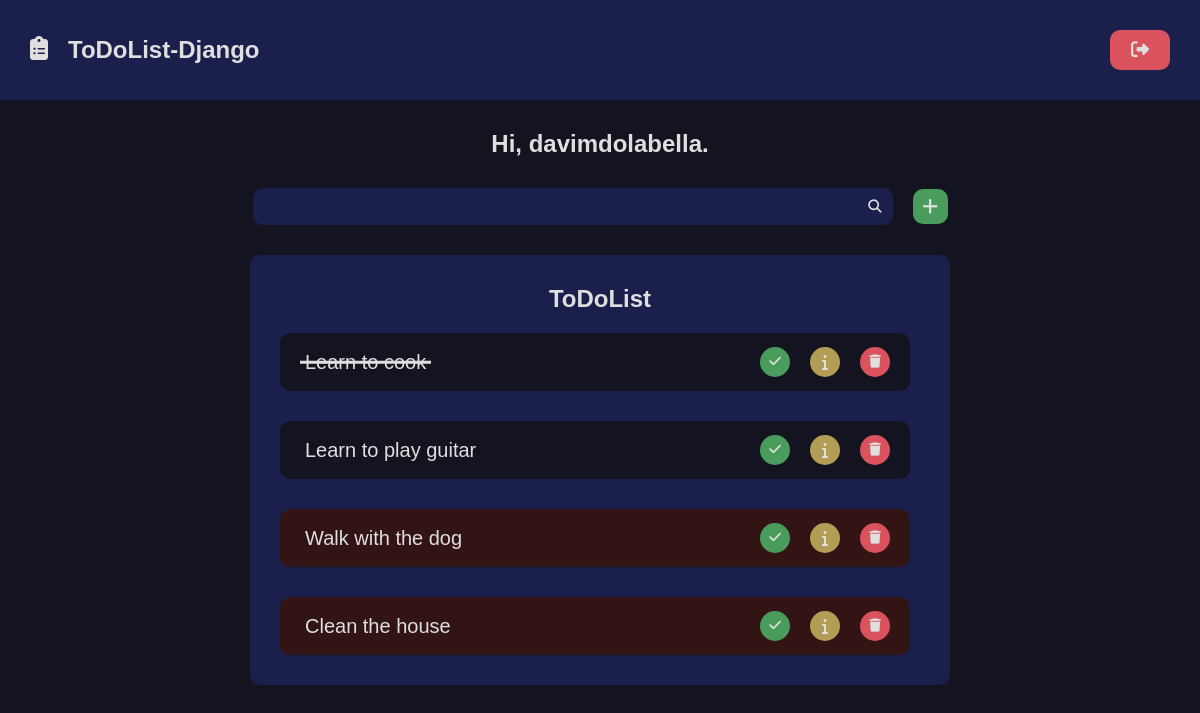
Page / (signed in) on the earlier database version.
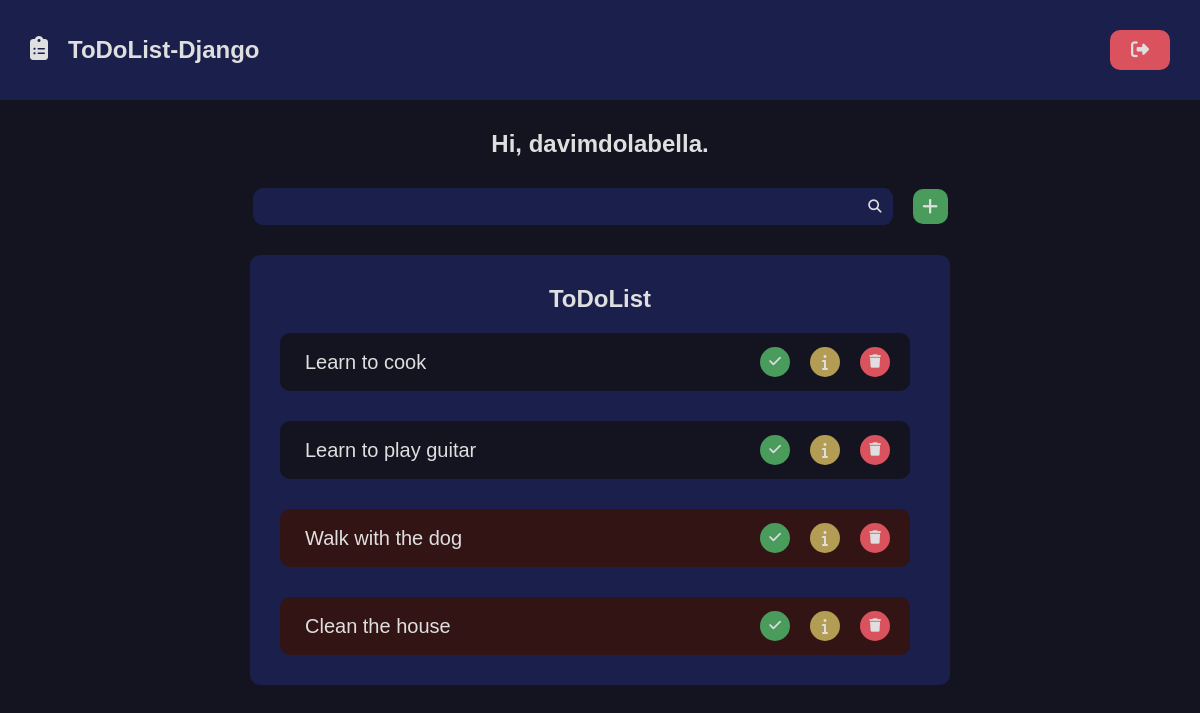
Same page on the later database version.
### todolist/views.py (the view)
# urls.py: path('', views.home, name='home'),
@login_required(login_url='users:login', redirect_field_name='next')
def home(request):
    tasks = Task.objects.filter(
            author=request.user
        ).order_by('-id')
    return render(request, 'todolist/pages/home.html', {
        'tasks':tasks,
    })

### todolist/models.py (called while the page is built)
    @property
    def is_past_deadline(self):
        return datetime.date.today() > self.deadline

### todolist/templates/todolist/pages/home.html
{% extends "global/base.html" %}
{% block content %}
    <div class="main container">
        {% if not is_detail_page %}
            <h1 class="main_menssage">Hi, {{ request.user.username }}.</h1>
        {% endif %}
        {% include "todolist/partials/todolist.html" %}
    </div>
{% endblock content %}

Differences in the rows shown:
changed Task "Learn to cook": checked True → False (drawn)
